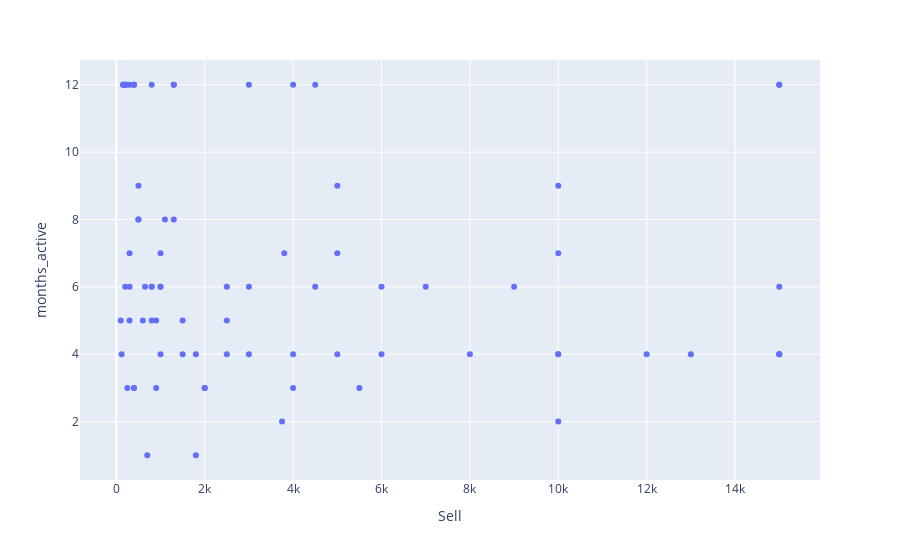

The cell this chart's notebook holds for it:
### Code cell
import plotly.express as px
fig = px.scatter(fish, x="Sell", y="months_active")
fig.show()

### Figure 1 — Plotly figure (JSON) as saved in the notebook; plotly's stock layout.template omitted (floating-point values rounded to 4 significant figures)
{"data": [{"hoverlabel": {"namelength": 0}, "hovertemplate": "Sell=%{x}<br>months_active=%{y}", "legendgroup": "", "marker": {"color": "#636efa", "symbol": "circle"}, "mode": "markers", "name": "", "showlegend": false, "type": "scatter", "x": [200, 3000, 10000, 10000, 5000, 15000, 2500, 900, 400, 5000, 10000, 180, 1000, 300, 800, 3800, 1000, 650, 15000, 200, 160, 300, 240, 15000, 2500, 400, 120, 6000, 5500, 4500, 15000, 1300, 15000, 1300, 8000, 150, 300, 1800, 4000, 400, 6000, 2000, 2000, 10000, 500, 1500, 9000, 4000, 800, 200, 1800, 2500, 400, 1300, 250, 800, 4500, 3000, 3000, 600, 4000, 700, 12000, 400, 1000, 1100, 5000, 3750, 500, 15000, 10000, 1500, 1000, 900, 100, 800, 7000, 13000, 300, 500], "xaxis": "x", "y": [12, 6, 4, 4, 9, 12, 6, 5, 12, 4, 9, 12, 6, 12, 6, 7, 7, 6, 12, 6, 12, 7, 12, 4, 5, 12, 4, 4, 3, 6, 6, 12, 4, 8, 4, 12, 5, 1, 12, 3, 6, 3, 3, 2, 8, 5, 6, 3, 12, 12, 4, 4, 3, 12, 3, 6, 12, 4, 12, 5, 4, 1, 4, 12, 4, 8, 7, 2, 9, 4, 7, 4, 6, 3, 5, 5, 6, 4, 6, 8], "yaxis": "y"}], "layout": {"legend": {"tracegroupgap": 0}, "margin": {"t": 60}, "xaxis": {"anchor": "y", "domain": [0, 1], "title": {"text": "Sell"}}, "yaxis": {"anchor": "x", "domain": [0, 1], "title": {"text": "months_active"}}}}
